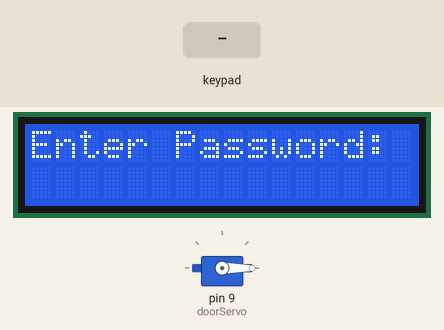
Bench run of a sketch on a simulated Arduino Uno, built with avr-gcc and run on an emulated ATmega328P. On the bench: 16×2 character LCD, servo. Wiring (inferred from the names in the program): 4×3 keypad with keys 1 2 3 4 5 6 7 8 9 * 0 #: rows pin 2, pin 3, pin 4, pin 5; columns pin 6, pin 7, pin 8. The test bench sets the inputs (shaded band).

Above: at 1.2 s.
1.3 s: keypad keys 1 2 3 4 # pressed 0.4 s apart
At 3.8 s:
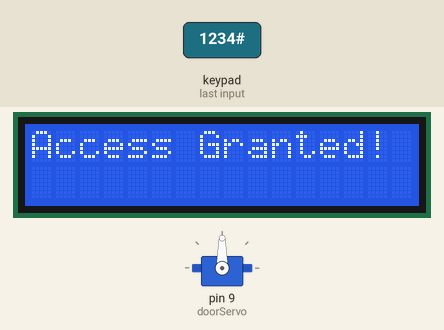
4.8 s: key '*' pressed
At 7.2 s:
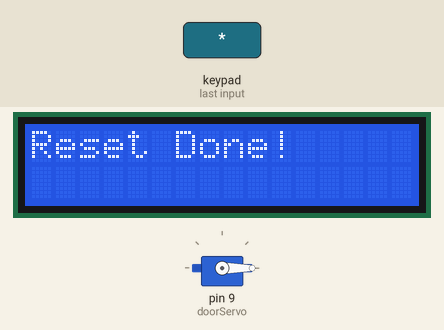
7.8 s: key '#' pressed
At 9.4 s:
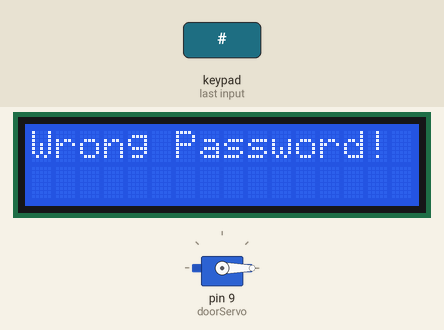
10.8 s: key '1' pressed
At 11.8 s:
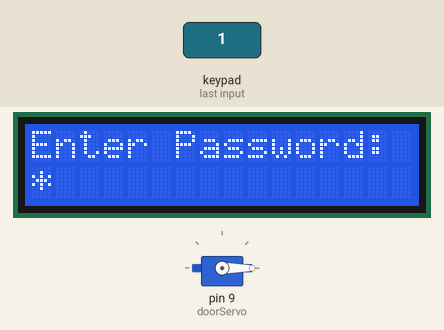
12.5 s: keypad keys 1 2 3 4 pressed 0.4 s apart
At 15.2 s:
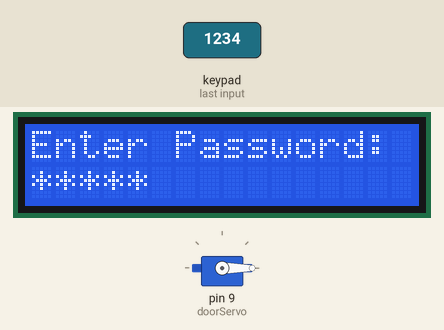
15.6 s: keypad keys 1 2 3 4 * pressed 0.4 s apart
At 16.09 s:
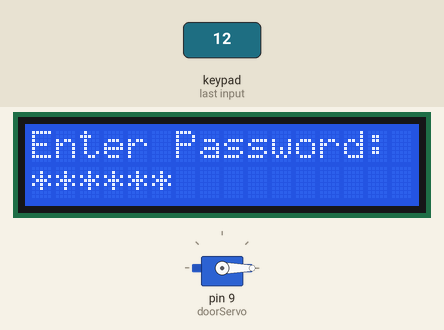
Timing chart, 0 to 18.6 s (numbered marks = the images above; inputs shaded):
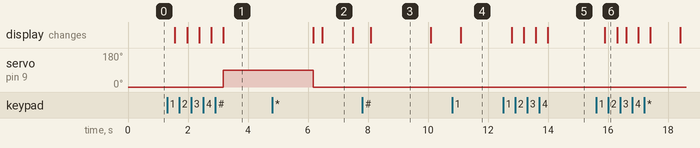

Measured:
- after the input at 1.3 s, servo on pin 9 (doorServo): 0° → 90° after 1.9 s; the display: first changes after 0.27 s (image 1 shows a later state)
- after the input at 4.8 s, the display: first differs from a run without the input after 1.7 s (image 2)
- after the input at 7.8 s, the display: changes after 0.29 s (image 3)
- after the input at 10.8 s, the display: changes after 0.29 s (image 4)
- after the input at 12.5 s, the display: first changes after 0.30 s (image 5 shows a later state)
- after the input at 15.6 s, the display: changes after 0.30 s (image 6)
- what the display in image 2 shows lasts 1.0 s, from 6.5 s to 7.5 s

The sketch:

sketch_apr25a.ino
```cpp
#include <LiquidCrystal.h>
#include <Servo.h>

// LCD পিন কনফিগারেশন (আপনার ডায়াগ্রাম অনুযায়ী)
LiquidCrystal lcd(A0, A1, A2, A3, A4, A5);
Servo doorServo;

// কী-প্যাড পিন কনফিগারেশন
byte rowPins[] = {2, 3, 4, 5};
byte colPins[] = {6, 7, 8};

char keys[4][3] = {
  {'1','2','3'},
  {'4','5','6'},
  {'7','8','9'},
  {'*','0','#'}
};

String inputPassword = "";
String correctPassword = "1234"; // এখানে আপনার পাসওয়ার্ড সেট করুন

void setup() {
  lcd.begin(16, 2);
  doorServo.attach(9);
  doorServo.write(0); // শুরুতেই লক থাকবে

  // পিন মোড সেট করা
  for (int i = 0; i < 4; i++) pinMode(rowPins[i], INPUT_PULLUP);
  for (int i = 0; i < 3; i++) pinMode(colPins[i], OUTPUT);

  lcd.print("Enter Password:");
}

void loop() {
  char pressedKey = getCustomKey();

  if (pressedKey != '\0') {
    if (pressedKey == '#') { // '#' চাপলে পাসওয়ার্ড চেক হবে
      checkPassword();
    } else if (pressedKey == '*') { // '*' চাপলে রিসেট হবে
      inputPassword = "";
      lcd.clear();
      lcd.print("Reset Done!");
      delay(1000);
      lcd.clear();
      lcd.print("Enter Password:");
    } else {
      inputPassword += pressedKey;
      lcd.setCursor(inputPassword.length() - 1, 1);
      lcd.print('*'); // সিকিউরিটির জন্য স্টার দেখাবে
    }
  }
  delay(100);
}

// কী-প্যাড রিড করার ফাংশন (লাইব্রেরি ছাড়া)
char getCustomKey() {
  for (int i = 0; i < 3; i++) {
    digitalWrite(colPins[0], HIGH);
    digitalWrite(colPins[1], HIGH);
    digitalWrite(colPins[2], HIGH);
    digitalWrite(colPins[i], LOW);

    for (int j = 0; j < 4; j++) {
      if (digitalRead(rowPins[j]) == LOW) {
        delay(200); // বাটন বাউন্স কমানোর জন্য
        while (digitalRead(rowPins[j]) == LOW);
        return keys[j][i];
      }
    }
  }
  return '\0';
}

void checkPassword() {
  lcd.clear();
  if (inputPassword == correctPassword) {
    lcd.print("Access Granted!");
    doorServo.write(90); // দরজা খুলবে
    delay(3000);
    doorServo.write(0);  // ৩ সেকেন্ড পর বন্ধ হবে
  } else {
    lcd.print("Wrong Password!");
    delay(2000);
  }
  inputPassword = "";
  lcd.clear();
  lcd.print("Enter Password:");
}
```
